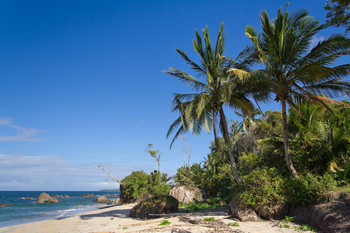
#> input picture images/beach.png, 350 x 233 px
$ python splitting_and_merging.py --image ../../images/beach.png
#> lines starting #> are read from the running program, lines starting #| are printed output that depends on the picture
# Simple splitting and merging functionality using the RGB colours of an image
# The image could also be split into HSV or L*a*b but RGB is the standard in OpenCV

import argparse

import numpy as np
import cv2


ap = argparse.ArgumentParser()
ap.add_argument("-i", "--image", required=True, help="Path to the image")
args = vars(ap.parse_args())

image = cv2.imread(args["image"])
#> image is the input picture: shape (233, 350, 3); mean B, G, R 136, 110.4, 78.6

(blue, green, red) = cv2.split(image)  # Split the three channels of the image
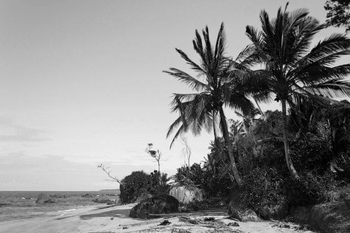
#> blue: shape (233, 350); min 0, max 252, mean 136
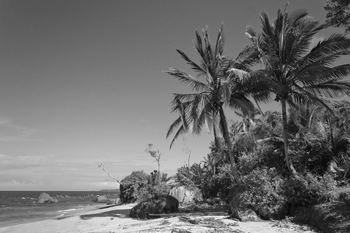
#> green: shape (233, 350); min 4, max 251, mean 110.4
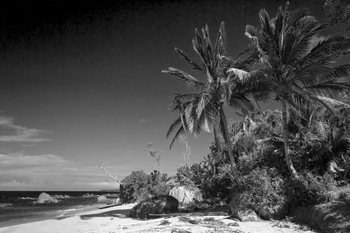
#> red: shape (233, 350); min 0, max 255, mean 78.6

# One way to visualize the different colours in the image
cv2.imshow("Red", red)
cv2.imshow("Green", green)
cv2.imshow("Blue", blue)

merged = cv2.merge([blue, green, red])
cv2.imshow("Merged", merged)

cv2.waitKey(0)

# Another way to visualize the colour channels
zeros = np.zeros(image.shape[:2], dtype="uint8")
cv2.imshow("Red", cv2.merge([zeros, zeros, red]))
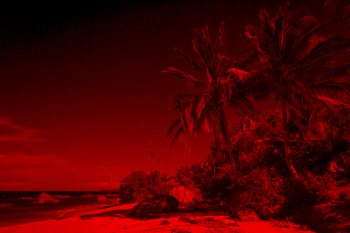
#> window 'Red': shape (233, 350, 3); mean B, G, R 0, 0, 78.6
cv2.imshow("Green", cv2.merge([zeros, green, zeros]))
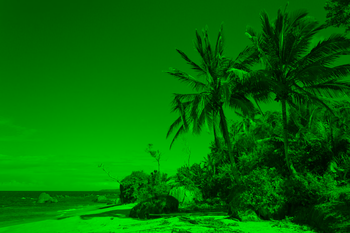
#> window 'Green': shape (233, 350, 3); mean B, G, R 0, 110.4, 0
cv2.imshow("Blue", cv2.merge([blue, zeros, zeros]))
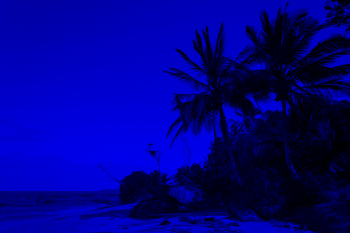
#> window 'Blue': shape (233, 350, 3); mean B, G, R 136, 0, 0

cv2.waitKey(0)

$ run again, on images/messi.png
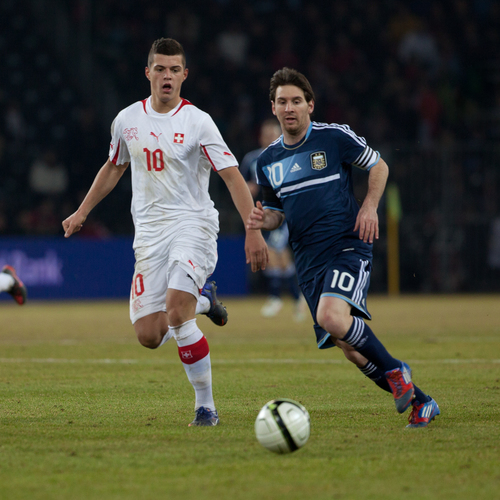
#> input picture images/messi.png, 500 x 500 px
#> image is the input picture: shape (500, 500, 3); mean B, G, R 58.7, 75.7, 74.3
#> `cv2.imshow("Green", cv2.merge([zeros, green, zeros]))`:
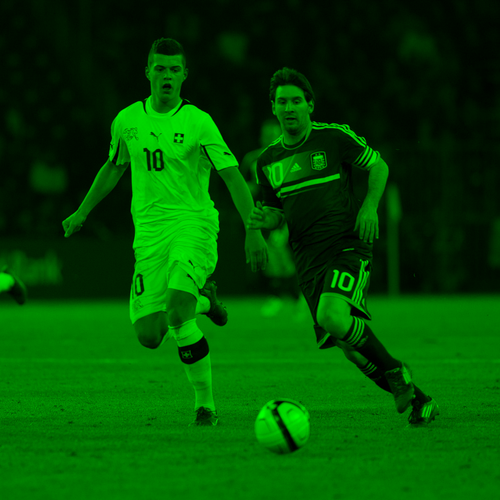
#> window 'Green': shape (500, 500, 3); mean B, G, R 0, 75.7, 0
#> `cv2.imshow("Blue", cv2.merge([blue, zeros, zeros]))`:
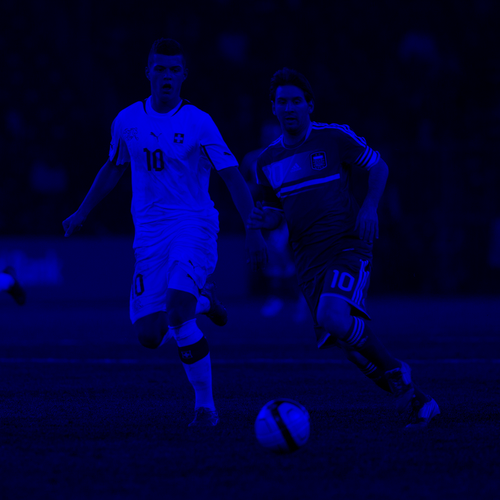
#> window 'Blue': shape (500, 500, 3); mean B, G, R 58.7, 0, 0

$ run again, on images/messi2.png
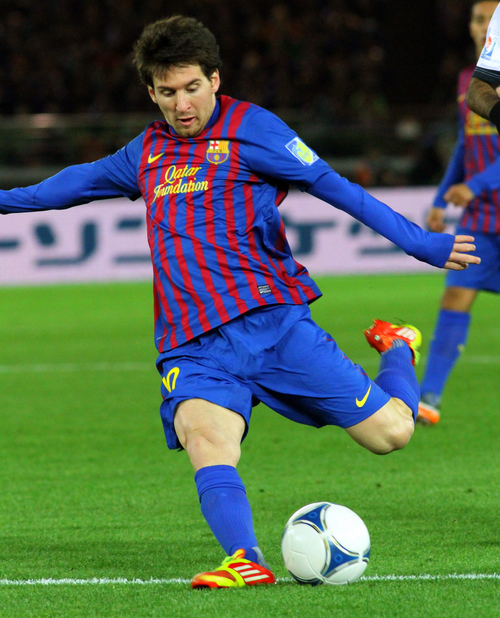
#> input picture images/messi2.png, 500 x 618 px
#> image is the input picture: shape (618, 500, 3); mean B, G, R 78.2, 101.3, 78.3
#> `cv2.imshow("Green", cv2.merge([zeros, green, zeros]))`:
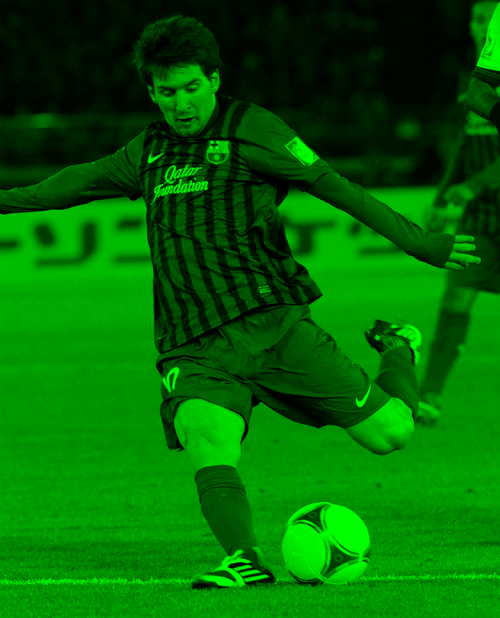
#> window 'Green': shape (618, 500, 3); mean B, G, R 0, 101.3, 0
#> `cv2.imshow("Blue", cv2.merge([blue, zeros, zeros]))`:
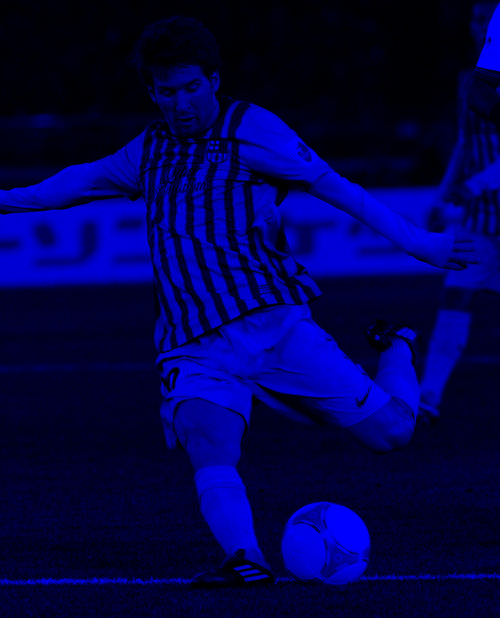
#> window 'Blue': shape (618, 500, 3); mean B, G, R 78.2, 0, 0

$ run again, on images/obama.png
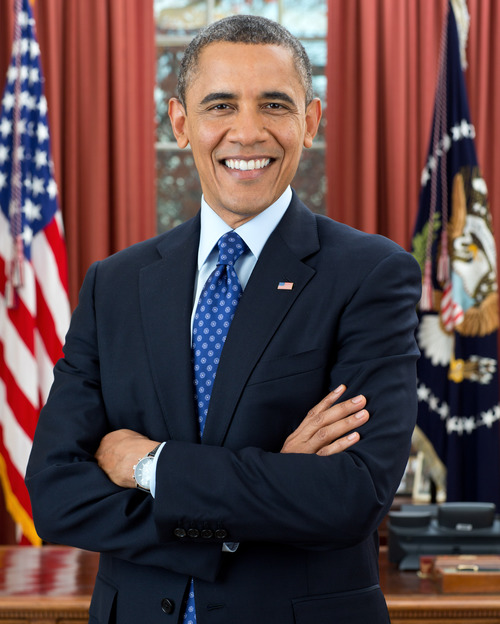
#> input picture images/obama.png, 500 x 624 px
#> image is the input picture: shape (624, 500, 3); mean B, G, R 71.8, 70, 92.6
#> `cv2.imshow("Green", cv2.merge([zeros, green, zeros]))`:
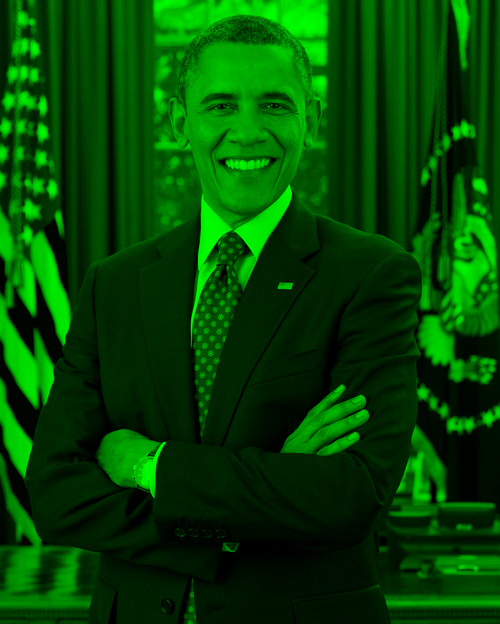
#> window 'Green': shape (624, 500, 3); mean B, G, R 0, 70, 0
#> `cv2.imshow("Blue", cv2.merge([blue, zeros, zeros]))`:
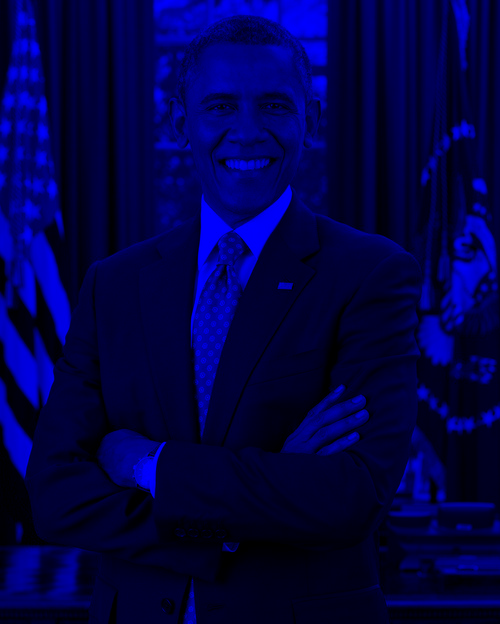
#> window 'Blue': shape (624, 500, 3); mean B, G, R 71.8, 0, 0
